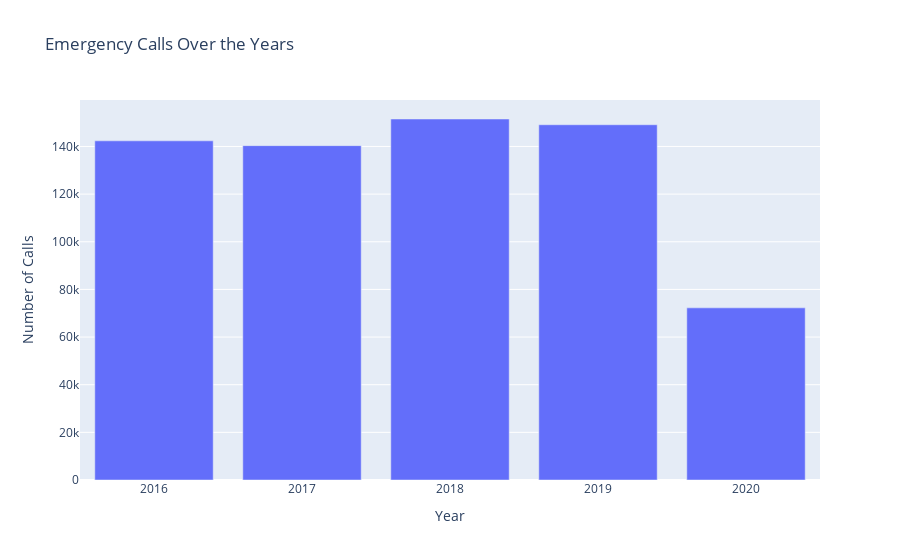

The notebook cell this image was saved under:
### Markdown cell above
No gráfico acima, fazemos a separação por municipalidades (townships) para verificarmos onde há uma maior concentração de chamados (no gráfico, selecionamos apenas os top 10 chamados mais recorrentes). É claro o despontamento da municipalidade de Lower Merion com relação ao restante, muito provavelmente devido ao fato dessa municipalidade ser a de maior número de habitantes de todo o condado de Montgomery. 

Se analisarmos o top 10 de municipalidades por número de habitante do condado, podemos enxergar uma certa correlação entre o número de chamadas e o número de habitantes.
![image.png](attachment:image.png)

### Code cell
import plotly.express as px

ds['Month'] = ds['timeStamp'].dt.strftime('%Y-%m')
ds['Year'] = ds['timeStamp'].dt.year

yearly_call_counts = ds.groupby('Year').size().reset_index(name='Number of Calls')

fig = px.bar(yearly_call_counts, x='Year', y='Number of Calls', labels={'Number of Calls': 'Number of Calls'},
             title='Emergency Calls Over the Years')

fig.show()

### Figure 1 — Plotly figure (JSON) as saved in the notebook; plotly's stock layout.template omitted (floating-point values rounded to 4 significant figures)
{"data": [{"alignmentgroup": "True", "hovertemplate": "Year=%{x}<br>Number of Calls=%{y}<extra></extra>", "legendgroup": "", "marker": {"color": "#636efa", "pattern": {"shape": ""}}, "name": "", "offsetgroup": "", "orientation": "v", "showlegend": false, "textposition": "auto", "type": "bar", "x": [2016, 2017, 2018, 2019, 2020], "xaxis": "x", "y": [142360, 140343, 151527, 149118, 72258], "yaxis": "y"}], "layout": {"barmode": "relative", "legend": {"tracegroupgap": 0}, "title": {"text": "Emergency Calls Over the Years"}, "xaxis": {"anchor": "y", "domain": [0, 1], "title": {"text": "Year"}}, "yaxis": {"anchor": "x", "domain": [0, 1], "title": {"text": "Number of Calls"}}}}
